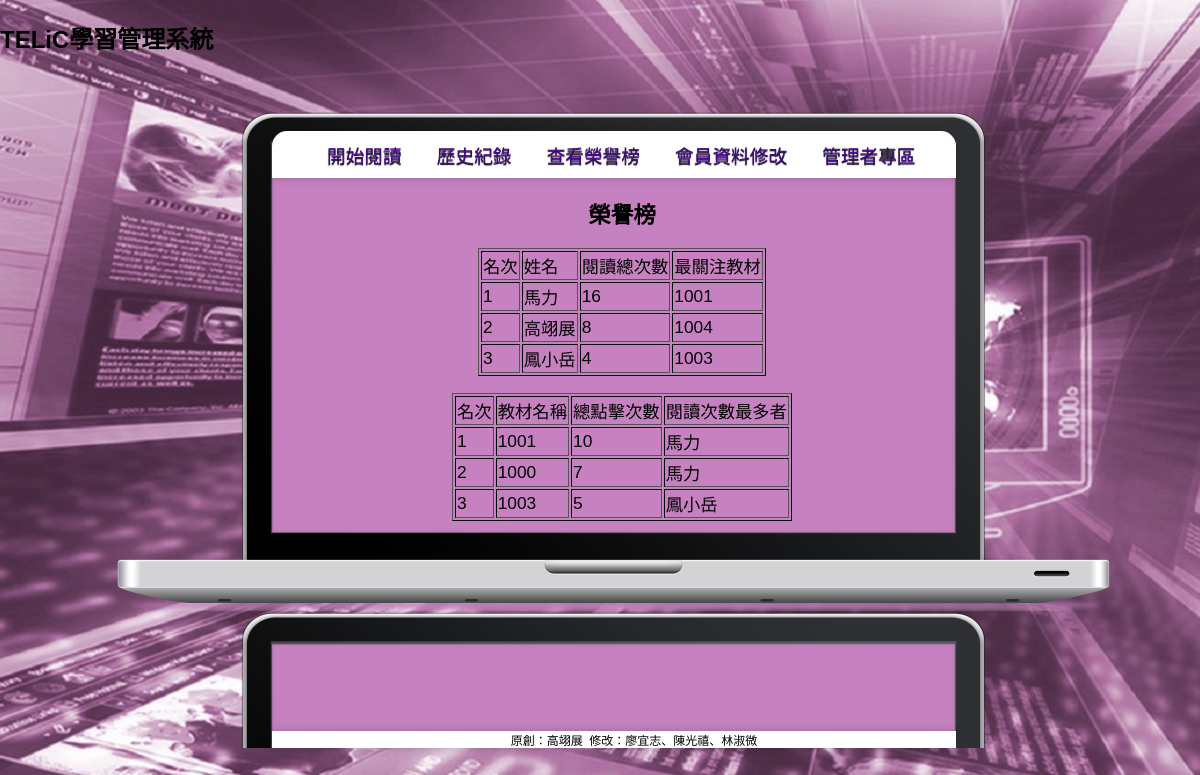
Screenshot of /honor.php with the database file from the repository.
### tables this page shows
CREATE TABLE IF NOT EXISTS `member` (
  `account` varchar(20) NOT NULL,
  `password` varchar(20) NOT NULL,
  `username` varchar(20) NOT NULL,
  `email` varchar(50) NOT NULL,
  `country` varchar(20) NOT NULL,
  `age` int(11) NOT NULL,
  `read_num` int(255) NOT NULL DEFAULT '0',
  PRIMARY KEY (`account`),
  UNIQUE KEY `account` (`account`)
);

CREATE TABLE IF NOT EXISTS `record` (
  `account` varchar(20) NOT NULL,
  `serial` int(11) NOT NULL,
  `time` int(255) NOT NULL,
  `comments` longtext NOT NULL,
  PRIMARY KEY (`account`,`serial`)
);

CREATE TABLE IF NOT EXISTS `material_record` (
  `serial` int(11) NOT NULL,
  `click_number` int(11) NOT NULL,
  PRIMARY KEY (`serial`)
);

### honor.php (the view, shortened to what this page needs)
<!DOCTYPE html PUBLIC "-//W3C//DTD XHTML 1.0 Transitional//EN" "http://www.w3.org/TR/xhtml1/DTD/xhtml1-transitional.dtd">
<html xmlns="http://www.w3.org/1999/xhtml">
<head>
<link rel="stylesheet" type="text/css" href="css/style.css">
</head>
<body>
	<h2>TELiC學習管理系統</h2>
	<br>
	<div id="main">
	<div id="menu">
	<nav>
	<ul>
		<li><a href='reading_connect.php'>開始閱讀</a></li>
		<li><a href="record_connect.php">歷史紀錄</a></li>
		<li><a href="honor.php">查看榮譽榜</a></li>
		<li><a href="connect.php">會員資料修改</a></li>
		<li><a href="manager_login.php">管理者專區</a></li>
	</ul>
	</nav>
	</div>
	<div id="CONTENT">
	<p>
		<center>
		<h2>榮譽榜<br/></h2>
		<?php
			$sql = "SELECT * FROM  `member` ORDER BY  `read_num` desc";
			$result=mysql_query($sql);
			if (!$result) {
					die('Invalid query: ' . mysql_error());
				}
				else{
				echo "<table border='1' align='center' class='showall'> <tr><td>名次</td><td>姓名</td><td>閱讀總次數</td><td>最關注教材</td></tr>";
				for ($i=1;$i<=3;$i++)
					{
					$row = mysql_fetch_object($result);
					echo "<tr><td>$i</td><td>$row->username</td><td>$row->read_num</td>";
					$sql_record = "SELECT * FROM  `record` WHERE  `account` ='$row->account'ORDER BY  `time` DESC LIMIT 0 , 1 ";
					$result_record=mysql_query($sql_record);
					$row_record =mysql_fetch_object($result_record);
					echo "<td>$row_record->serial</td></tr>";
					}
				echo "</table></br>";
				}
			$sql = "SELECT * FROM  `material_record` ORDER BY  `click_number` desc";
			$result=mysql_query($sql);
			if (!$result) {
					die('Invalid query: ' . mysql_error());
				}
				else{
				echo "<table border='1' align='center' class='showall'> <tr><td>名次</td><td>教材名稱</td><td>總點擊次數</td><td>閱讀次數最多者</td></tr>";
				for ($i=1;$i<=3;$i++)
					{
					$row = mysql_fetch_object($result);
					echo "<tr><td>$i</td><td>$row->serial</td><td>$row->click_number</td>";
					$sql_record = "SELECT  `username` FROM  `member` WHERE  `member`.`account`=
					( SELECT  `account` FROM  `record` WHERE  `serial` ='$row->serial' ORDER BY  `time` DESC LIMIT 0 , 1) ";
					$result_record=mysql_query($sql_record);
					$row_record =mysql_fetch_object($result_record);
					echo "<td>{$row_record->username}</td></tr>";
					}
				echo "</table></br>";
				}
		?>
		<br/><br/><br/><br/><br/><br/></h4>
		</center>
	</p>
	</div>
	<br/><br/><br/><br/><br/><br/>
	<div id="FOOTER">
		<nav>
		<center><ul><li>原創：高翊展&nbsp;&nbsp;修改：廖宜志、陳光禧、林淑微</li></ul></center>
		</nav>
	</div>
</div>
</body>
</html>

### CSS/style.css (style rules this page uses)
BODY { PADDING-RIGHT: 0px; PADDING-LEFT: 0px; PADDING-BOTTOM: 0px; MARGIN: 0px; PADDING-TOP: 0px; FONT-FAMILY: verdana, arial, times, georgia, sans-serif; BACKGROUND-COLOR:#B93B8F; background-image:url(004.jpg); background-repeat: no-repeat; background-position: 45.5% 18%; }
A { COLOR:#40a7d6 ; TEXT-DECORATION: none }
#menu ul { position: relative;top:20px;;left:16%; -webkit-border-radius: 15px 15px 0px 0px; font-size: 14pt; WIDTH:644px; background: #fff; box-shadow: 0 0 10px rgba(0, 0, 0, 0.2); white-space: nowrap; text-shadow:0px 1px 1px #000000; }
#menu ul li { position: relative; }
#menu ul li a { text-decoration: none; color: #460987; padding: 10px 15px; display: block; }
#menu ul li a:only-child { background: none; }
#menu nav > ul > li { display: inline-block; }
#main { position:relative;left:1%;right :100%; font-size:12px; BORDER-RIGHT: gray 0px groove; BORDER-TOP: gray 0px groove; MARGIN: 0px auto; BORDER-LEFT: gray 0px groove; WIDTH:1000px; BORDER-BOTTOM: gray 0px groove; min-height: 500px; height: auto; -webkit-border-radius: 15px 15px 0px 0px; border-radius: 15px 15px px px; background-image:url(000.png); }
#CONTENT { position:relative;left:1%;right :100%;top:20px; font-size:15px; BORDER-RIGHT: gray 0px groove; BORDER-TOP: gray 0px groove; MARGIN: 0px auto; BORDER-LEFT: gray 0px groove; WIDTH:1000px; BORDER-BOTTOM: gray 0px groove; min-height: 352px; height: auto; -webkit-border-radius: 15px 15px 0px 0px; }
#FOOTER ul { list-style:none; WIDTH:644px; background: #fff; box-shadow: 0 0 10px rgba(0, 0, 0, 0.2); white-space: nowrap; position: relative;left:0.2%; }
#FOOTER ul li { position: relative; }
.showall { font-size:13pt; border-color:black }

### rows the page displays
member: username "馬力", read_num "16", record.serial "1001"
member: username "高翊展", read_num "8", record.serial "1004"
member: username "鳳小岳", read_num "4", record.serial "1003"
material_record: serial "1001", click_number "10", member.username "馬力"
material_record: serial "1000", click_number "7", member.username "馬力"
material_record: serial "1003", click_number "5", member.username "鳳小岳"
